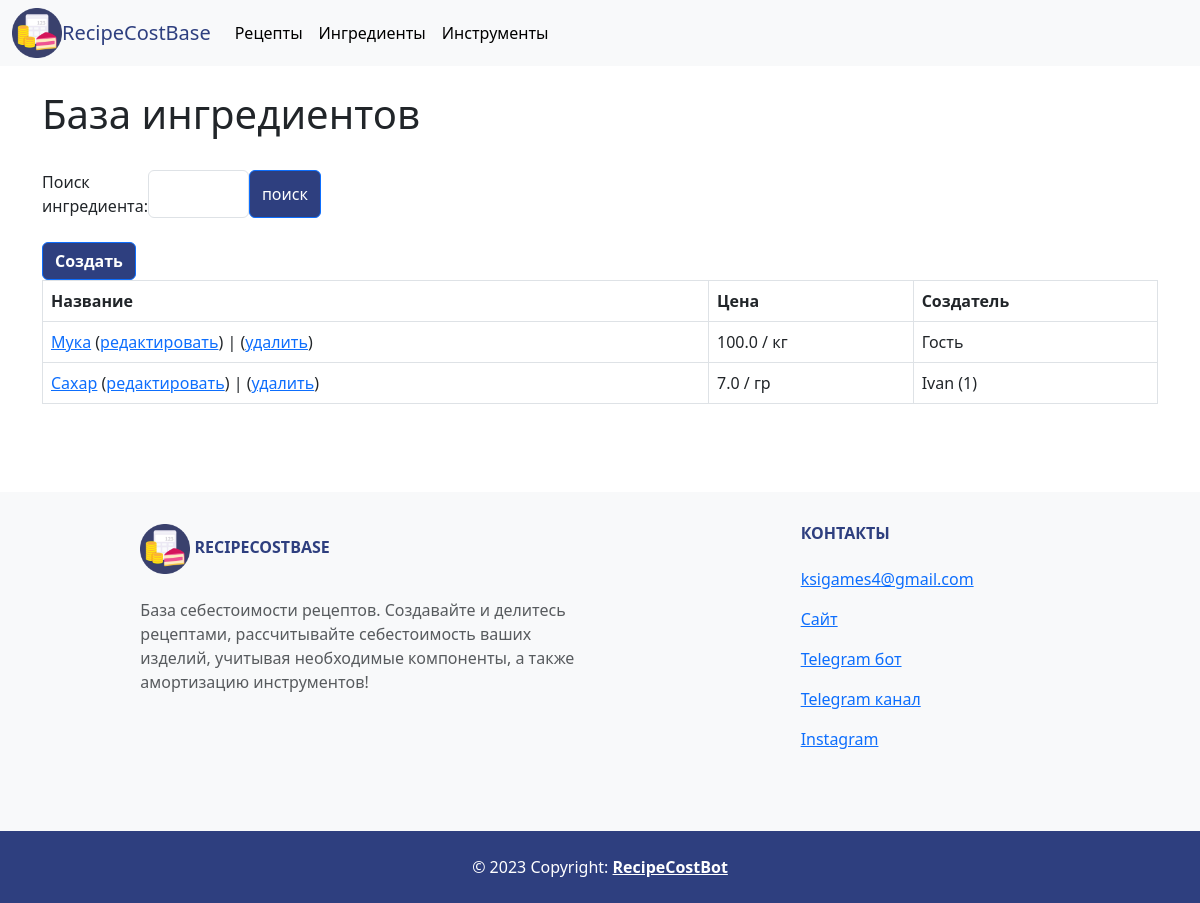
The app's page /core/components/ (signed in) with its own data.
### core/models.py (models this page shows)
class Component(models.Model):
    name = models.CharField('Название', max_length=255)
    owner = models.ForeignKey(User, on_delete=models.CASCADE, null=True)
    count = models.FloatField('Количество', null=True, blank=True)
    unit = models.CharField('Единица измрения', max_length=50, null=True)
    price = models.FloatField('Цена', null=True)
    cost = models.FloatField('Стоимость', null=True, blank=True)
    parent = models.BooleanField(default=True)
    parent_id = models.IntegerField(null=True, blank=True, default=0)
    class Meta:
        verbose_name = 'Ингредиент'
        verbose_name_plural = 'Ингредиенты'
        ordering = ('name', 'price', 'owner',)

class User(models.Model):
    name = models.CharField('Имя', max_length=255)
    dc = models.DateTimeField(auto_now_add=True)
    class Meta:
        verbose_name = 'Пользователь'
        verbose_name_plural = 'Пользователи'
        ordering = ('name', )

### core/views.py (the view)
# urls.py: path('components/', views.ComponentsList.as_view(), name='components'),
class ComponentsList(TitleMixin, ListView):
    model = models.Component
    template_name = 'core/components_list.html'
    context_object_name = 'components'
    title = 'База ингредиентов'
    def get_queryset(self) -> list:
        name = self.request.GET.get('name',)
        parent_components = list(filter(lambda x: x.parent, models.Component.objects.all()))
        qs = parent_components
        print(qs)
        if name:
            return qs.filter(name__icontains=name)
        return qs
    def get_context_data(self, **kwargs) -> dict:
        context = super().get_context_data(**kwargs)
        context['search_form'] = forms.ComponentSearch(self.request.GET or None)
        context['request'] = self.request.GET.get('name')
        return context

### core/forms.py
class ComponentSearch(forms.Form):
    name = forms.CharField(label='Поиск ингредиента', required=False,
                           widget=forms.TextInput(attrs={'class': 'form-control'}))

### core/views.py (called while the page is built)
    def get_title(self) -> str:
        return self.title

    def get_context_data(self, **kwargs) -> dict:
        context = super().get_context_data(**kwargs)
        context['title'] = self.get_title()
        return context

### core/templates/core/components_list.html
{% extends "core/base.html" %}
{% block content %}
    <div class="container">
        <h1>{{ title }}</h1>
        <br>
        {% if search_form %}
          <form class="d-flex" method="GET" style='width: 25%'>
            {{ search_form }}
            <button class="btn btn-primary" type="submit" style="background-color: #2e3f7f; color: white;">
              поиск
            </button>
          </form>
        {% endif %}
        <br>
        <a href="{% url 'core:component_create' %}" class="btn btn-primary" style="background-color: #2e3f7f; color: white;">
            <b>Создать</b>
        </a>
        <br>
        {% if components %}
        <table class="table table-bordered">
          <thead>
            <tr style="background-color: #2e3f7f; color: white;">
                <th>Название</th>
                <th>Цена</th>
                <th>Создатель</th>
            </tr>
          </thead>
          <tbody>
          {% for component in components %}
            <tr>
                <td>
                    <a href="{% url 'core:component' component.pk %}">{{ component.name }}</a>
                    {% if user.is_superuser or request.user.id == component.owner.id %}
                    (<a href="{% url 'core:component_update' component.pk %}">редактировать</a>) |
                    (<a href="{% url 'core:component_delete' component.pk %}">удалить</a>)
                    {% endif %}
                </td>
                <td>{{ component.price }} / {{ component.unit }}</td>
                {% if component.owner %}
                <td>{{ component.owner.name }} ({{ component.owner.id }})</td>
                {% else %}
                <td>Гость</td>
                {% endif %}
            </tr>
          {% endfor %}
          </tbody>
        </table>
        {% elif request_name %}
        <p>Ингредиентов по запросу <b>«{{ request_name }}»</b> не найдено.</p>
        {% else %}
        <p>Ингредиентов не найдено.</p>
        {% endif %}
    </div>
{% endblock %}

### core/templates/core/base.html (style rules this page uses)
.container { height: 125% }

### records on screen
Component: name "Мука", price "100.0", unit "кг", shows "Гость"
Component: name "Сахар", price "7.0", unit "гр", owner.name "Ivan", owner.id "1"

### other values on screen
{{ title }} "База ингредиентов"
